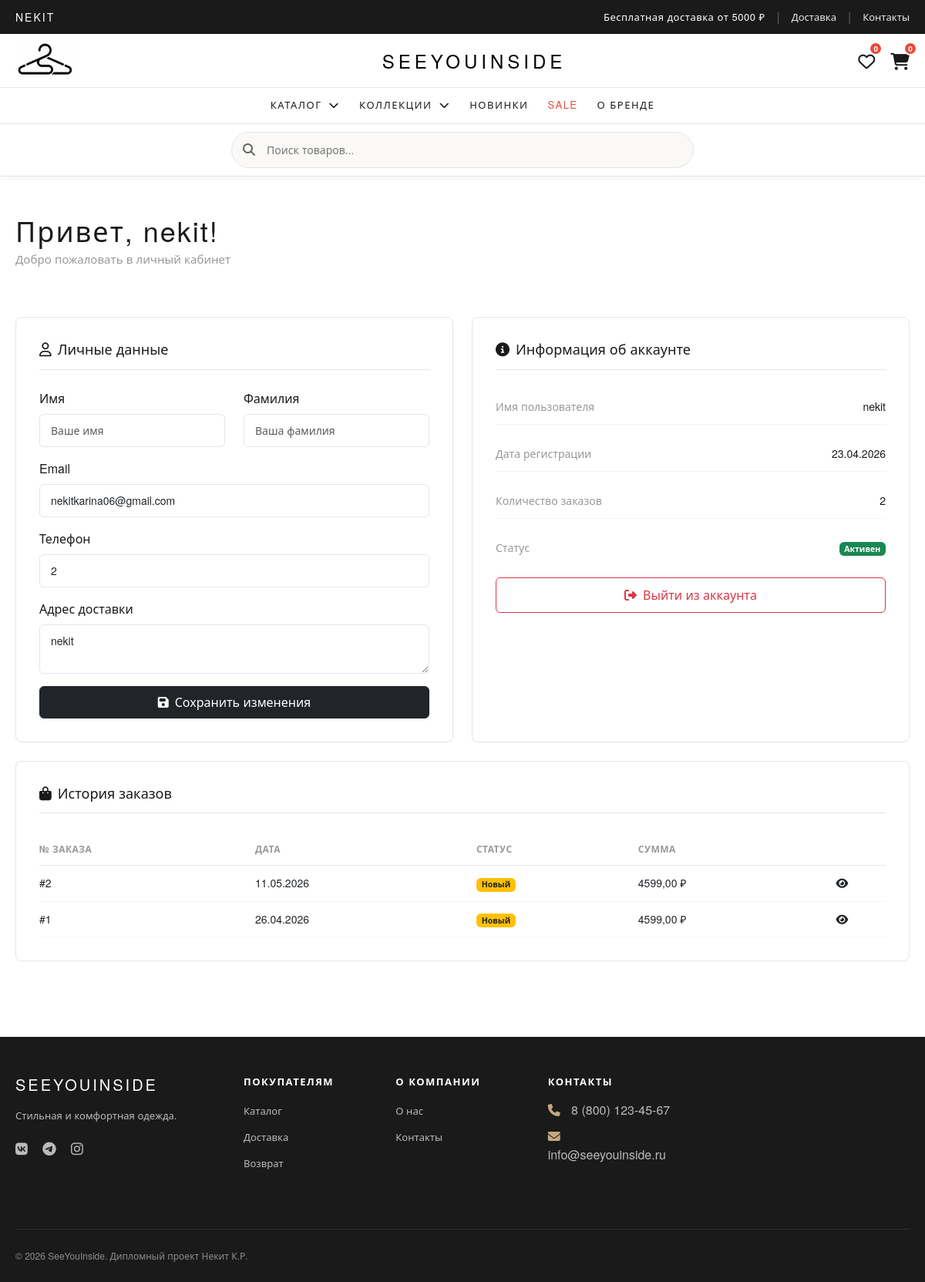
Screenshot of /profile/ (signed in) with the database file from the repository.
### shop/models.py (models this page shows, shortened)
class Order(models.Model):
    STATUS_CHOICES = (
        ('new', 'Новый заказ'),
        ('processing', 'В обработке'),
        ('shipped', 'Отправлен'),
        ('delivered', 'Доставлен'),
        ('cancelled', 'Отменен'),
    )
    PAYMENT_CHOICES = (
        ('cash', 'Наличными при получении'),
        ('card_courier', 'Картой курьеру'),
        ('card_online', 'Картой онлайн'),
    )
    user = models.ForeignKey(User, on_delete=models.SET_NULL, null=True, blank=True, related_name='orders', verbose_name="Пользователь")
    first_name = models.CharField(max_length=50, verbose_name="Имя")
    last_name = models.CharField(max_length=50, verbose_name="Фамилия")
    email = models.EmailField(verbose_name="Email")
    phone = models.CharField(max_length=20, verbose_name="Телефон")
    address = models.TextField(verbose_name="Адрес доставки")
    comment = models.TextField(blank=True, null=True, verbose_name="Комментарий к заказу")
    payment_method = models.CharField(max_length=20, choices=PAYMENT_CHOICES, default='cash', verbose_name="Способ оплаты")
    created_at = models.DateTimeField(auto_now_add=True, verbose_name="Дата создания")
    updated_at = models.DateTimeField(auto_now=True, verbose_name="Дата обновления")
    status = models.CharField(max_length=20, choices=STATUS_CHOICES, default='new', verbose_name="Статус заказа")
    total_price = models.DecimalField(max_digits=10, decimal_places=2, default=0, verbose_name="Итоговая сумма")
    class Meta:
        verbose_name = "Заказ"
        verbose_name_plural = "Заказы"
        ordering = ['-created_at']

### shop/views.py (the view, shortened to what this page needs)
# urls.py: path('profile/', views.profile, name='profile'),
@login_required
def profile(request):
    orders = Order.objects.filter(user=request.user).order_by('-created_at')
    phone = request.session.get('user_phone', '')
    address = request.session.get('user_address', '')
    context = {
        'user': request.user,
        'phone': phone,
        'address': address,
        'orders': orders,
        'page_title': 'Личный кабинет | SeeYouInside'
    }
    return render(request, 'shop/profile.html', context)

### shop/templates/shop/profile.html (shortened to what this page needs)
{% extends 'base.html' %}
{% block content %}
<div class="container py-5">
    <div class="row">
        <div class="col-12 mb-5">
            <h1 class="profile-greeting">Привет, {{ user.username }}!</h1>
            <p class="profile-subtitle">Добро пожаловать в личный кабинет</p>
        </div>
        <div class="col-lg-6 mb-4">
            <div class="profile-card">
                <h4 class="profile-card-title">
                    <i class="far fa-user me-2"></i>Личные данные
                </h4>
                <form method="post" class="profile-form">
                    <div class="row">
                        <div class="col-md-6 mb-3">
                            <label class="form-label">Имя</label>
                            <input type="text" name="first_name" class="form-control"
                                   value="{{ user.first_name }}" placeholder="Ваше имя">
                        </div>
                        <div class="col-md-6 mb-3">
                            <label class="form-label">Фамилия</label>
                            <input type="text" name="last_name" class="form-control"
                                   value="{{ user.last_name }}" placeholder="Ваша фамилия">
                        </div>
                    </div>
                    <div class="mb-3">
                        <label class="form-label">Email</label>
                        <input type="email" name="email" class="form-control"
                               value="{{ user.email }}" placeholder="your@email.com">
                    </div>
                    <div class="mb-3">
                        <label class="form-label">Телефон</label>
                        <input type="tel" name="phone" class="form-control"
                               value="{{ phone }}" placeholder="+7 (999) 123-45-67">
                    </div>
                    <div class="mb-3">
                        <label class="form-label">Адрес доставки</label>
                        <textarea name="address" class="form-control" rows="2"
                                  placeholder="Город, улица, дом, квартира">{{ address }}</textarea>
                    </div>
                    <button type="submit" class="btn btn-dark w-100 py-2">
                        <i class="fas fa-save me-2"></i>Сохранить изменения
                    </button>
                </form>
            </div>
        </div>
        <div class="col-lg-6 mb-4">
            <div class="profile-card">
                <h4 class="profile-card-title">
                    <i class="fas fa-info-circle me-2"></i>Информация об аккаунте
                </h4>
                <div class="profile-info-list">
                    <div class="profile-info-item">
                        <span class="profile-info-label">Имя пользователя</span>
                        <span class="profile-info-value">{{ user.username }}</span>
                    </div>
                    <div class="profile-info-item">
                        <span class="profile-info-label">Дата регистрации</span>
                        <span class="profile-info-value">{{ user.date_joined|date:"d.m.Y" }}</span>
                    </div>
                    <div class="profile-info-item">
                        <span class="profile-info-label">Количество заказов</span>
                        <span class="profile-info-value">{{ orders|length }}</span>
                    </div>
                    <div class="profile-info-item">
                        <span class="profile-info-label">Статус</span>
                        <span class="profile-info-value">
                            <span class="badge bg-success">Активен</span>
                        </span>
                    </div>
                </div>
                <a href="{% url 'shop:logout' %}" class="btn btn-outline-danger w-100 mt-3">
                    <i class="fas fa-sign-out-alt me-2"></i>Выйти из аккаунта
                </a>
            </div>
        </div>
        <div class="col-12">
            <div class="profile-card">
                <h4 class="profile-card-title">
                    <i class="fas fa-shopping-bag me-2"></i>История заказов
                </h4>
                {% if orders %}
                <div class="table-responsive">
                    <table class="table orders-table">
                        <thead>
                            <tr>
                                <th>№ заказа</th>
                                <th>Дата</th>
                                <th>Статус</th>
                                <th>Сумма</th>
                                <th></th>
                            </tr>
                        </thead>
                        <tbody>
                            {% for order in orders %}
                            <tr>
                                <td>#{{ order.id }}</td>
                                <td>{{ order.created_at|date:"d.m.Y" }}</td>
                                <td>
                                    {% if order.status == 'new' %}
                                    <span class="badge bg-warning text-dark">Новый</span>
                                    {% elif order.status == 'processing' %}
                                    <span class="badge bg-info">В обработке</span>
                                    {% elif order.status == 'completed' %}
                                    <span class="badge bg-success">Выполнен</span>
                                    {% endif %}
                                </td>
                                <td>{{ order.total_price }} ₽</td>
                                <td>
                                    <a href="{% url 'shop:order_success' order.id %}" class="text-dark">
                                        <i class="fas fa-eye"></i>
                                    </a>
                                </td>
                            </tr>
                            {% endfor %}
                        </tbody>
                    </table>
                </div>
                {% endif %}
            </div>
        </div>
    </div>
</div>
{% endblock %}

### shop/templates/base.html (shortened to what this page needs)
<!DOCTYPE html>
<html lang="ru">
<head>
    <link href="https://cdn.jsdelivr.net/npm/bootstrap@5.3.0/dist/css/bootstrap.min.css" rel="stylesheet">
    <link rel="stylesheet" href="https://cdnjs.cloudflare.com/ajax/libs/font-awesome/6.4.0/css/all.min.css">
    {% load static %}
    <link rel="stylesheet" href="{% static 'css/style.css' %}">
</head>
<body>
    <header class="header-adeleide">
        <div class="header-top">
            <div class="container">
                <div class="header-top-content">
                    <div class="header-left">
                        <div class="club-wrapper">
                            {% if user.is_authenticated %}
                            <a href="{% url 'shop:profile' %}" class="club-trigger">{{ user.username }}</a>
                            {% else %}
                            <a href="{% url 'shop:login' %}" class="club-trigger">SEEYOUINSIDE CLUB</a>
                            <div class="club-tooltip">Войти / Регистрация</div>
                            {% endif %}
                        </div>
                    </div>
                    <div class="header-right">
                        <span class="header-promo">Бесплатная доставка от 5000 ₽</span>
                        <span class="divider">|</span>
                        <a href="{% url 'shop:delivery' %}" class="header-link">Доставка</a>
                        <span class="divider">|</span>
                        <a href="{% url 'shop:contacts' %}" class="header-link">Контакты</a>
                    </div>
                </div>
            </div>
        </div>
        <div class="header-main">
            <div class="container">
                <div class="header-main-content">
                    <div class="header-left-section">
                        <a href="{% url 'shop:index' %}" class="brand-link">
                            <img src="{% static 'img/logo.jpg' %}" alt="SeeYouInside" class="brand-logo">
                        </a>
                    </div>
                    <div class="header-center-section">
                        <a href="{% url 'shop:index' %}" class="center-logo-link">
                            <span class="center-logo-text">SEEYOUINSIDE</span>
                        </a>
                    </div>
                    <div class="header-right-section">
                       <a href="{% url 'shop:wishlist_detail' %}" class="header-icon" title="Избранное">
                        <i class="far fa-heart"></i>
                        <span class="icon-badge wishlist-count" id="wishlist-count-badge">
                            {{ wishlist_count|default:0 }}
                        </span>
                    </a>
                        <a href="{% url 'shop:cart_detail' %}" class="header-icon cart-icon" title="Корзина">
                            <i class="fas fa-shopping-cart"></i>
                            <span class="icon-badge" id="cart-count-badge">{{ cart_count|default:0 }}</span>
                        </a>
                    </div>
                </div>
            </div>
        </div>
        <div class="header-nav-wrapper">
            <div class="container">
                <nav class="header-nav" id="mainNav">
                    <ul class="nav-menu">
                        <li class="nav-item"><a href="#" class="nav-link mega-menu-trigger" data-menu="catalog">КАТАЛОГ <i class="fas fa-chevron-down ms-1"></i></a></li>
                        <li class="nav-item"><a href="#" class="nav-link mega-menu-trigger" data-menu="collections">КОЛЛЕКЦИИ <i class="fas fa-chevron-down ms-1"></i></a></li>
                        <li class="nav-item"><a href="{% url 'shop:catalog' %}?new_only=1" class="nav-link">НОВИНКИ</a></li>
                        <li class="nav-item"><a href="{% url 'shop:catalog' %}?sale_only=1" class="nav-link sale-link">SALE</a></li>
                        <li class="nav-item"><a href="{% url 'shop:about' %}" class="nav-link">О БРЕНДЕ</a></li>
                    </ul>
                </nav>
            </div>
        </div>
        <div class="header-search-wrapper">
            <div class="container">
                <form action="{% url 'shop:catalog' %}" method="get" class="header-search-form">
                    <button type="submit" class="search-submit-btn"><i class="fas fa-search"></i></button>
                    <input type="text" name="q" class="search-input" placeholder="Поиск товаров..." value="{{ request.GET.q }}">
                </form>
            </div>
        </div>
    </header>
    <main class="main-content">
        {% block content %}{% endblock %}
    </main>
    <footer class="footer-adeleide">
        <div class="container">
            <div class="footer-top">
                <div class="row">
                    <div class="col-lg-3 col-md-6 mb-4">
                        <h5 class="footer-title">SEEYOUINSIDE</h5>
                        <p class="footer-text">Стильная и комфортная одежда.</p>
                        <div class="footer-social">
                            <a href="#"><i class="fab fa-vk"></i></a>
                            <a href="#"><i class="fab fa-telegram"></i></a>
                            <a href="#"><i class="fab fa-instagram"></i></a>
                        </div>
                    </div>
                    <div class="col-lg-2 col-md-6 mb-4">
                        <h6 class="footer-subtitle">Покупателям</h6>
                        <ul class="footer-list">
                            <li><a href="{% url 'shop:catalog' %}">Каталог</a></li>
                            <li><a href="{% url 'shop:delivery' %}">Доставка</a></li>
                            <li><a href="#">Возврат</a></li>
                        </ul>
                    </div>
                    <div class="col-lg-2 col-md-6 mb-4">
                        <h6 class="footer-subtitle">О компании</h6>
                        <ul class="footer-list">
                            <li><a href="{% url 'shop:about' %}">О нас</a></li>
                            <li><a href="{% url 'shop:contacts' %}">Контакты</a></li>
                        </ul>
                    </div>
                    <div class="col-lg-2 col-md-6 mb-4">
                        <h6 class="footer-subtitle">Контакты</h6>
                        <ul class="footer-list footer-contacts">
                            <li><i class="fas fa-phone"></i> 8 (800) 123-45-67</li>
                            <li><i class="fas fa-envelope"></i> info@seeyouinside.ru</li>
                        </ul>
                    </div>
                </div>
            </div>
            <div class="footer-bottom">
                <p class="copyright">&copy; 2026 SeeYouInside. Дипломный проект Некит К.Р.</p>
            </div>
        </div>
    </footer>
</body>
</html>

### rows the page displays
Order: id "2", created_at "11.05.2026", status "Новый", total_price "4599,00"
Order: id "1", created_at "26.04.2026", status "Новый", total_price "4599,00"

### other values shown
{{ user.username }} "NEKIT"
{{ wishlist_count|default:0 }} "0"
{{ cart_count|default:0 }} "0"
{{ user.username }} "nekit"
{{ user.date_joined|date:"d.m.Y" }} "23.04.2026"
{{ orders|length }} "2"
